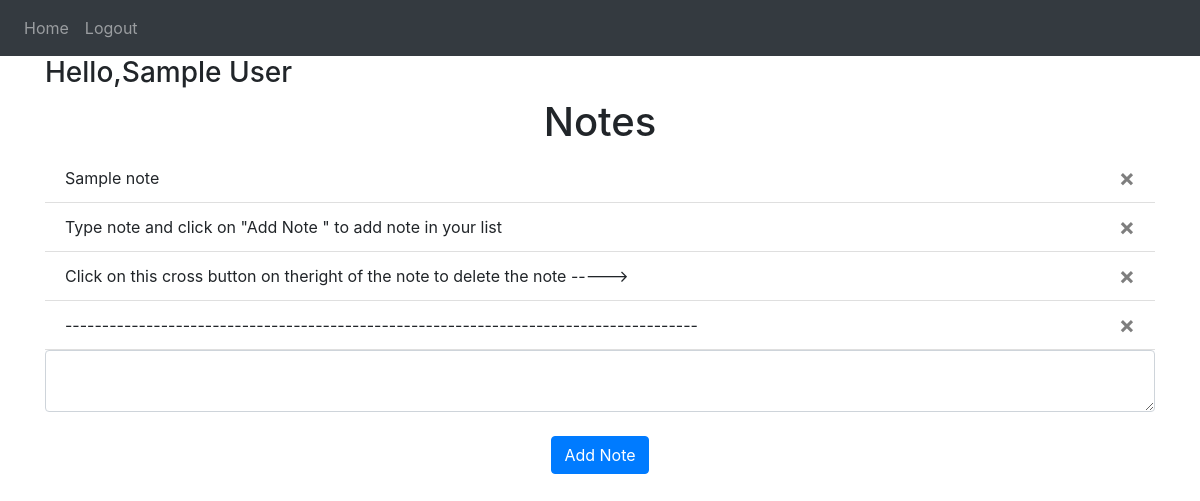
The app's page / (signed in) with its own data.
### website/models.py (models this page shows, shortened)
class User(db.Model,UserMixin):
    id= db.Column(db.Integer, primary_key =True)
    email = db.Column(db.String(150), unique=True)  #150 stands for max limit of that string
    password = db.Column(db.String(150))
    first_name = db.Column(db.String(150))
    notes = db.relationship('Note') # In relationship class name is typed as it is.

class Note(db.Model):
    id = db.Column(db.Integer, primary_key=True)
    data = db.Column(db.String(10000))
    date = db.Column(db.DateTime(timezone=True), default=func.now())
    user_id = db.Column(db.Integer, db.ForeignKey('user.id')) # In foreign key class name is written in small.

### website/views.py (the view, shortened to what this page needs)
@views.route('/',methods=['GET',"POST" ])
@login_required
def home():
    return render_template('home.html',user = current_user,name = current_user.first_name)

### website/__init__.py (called while the page is built)
def create_app():
    app = Flask(__name__)
    app.config['SECRET_KEY'] = 'This secret key can be anything you want'
    app.config['SQLALCHEMY_DATABASE_URI'] = f'sqlite:///{DB_NAME}'
    db.init_app(app)
    from .views import views
    from .auth import auth
    app.register_blueprint(views,url_prefix='/')
    app.register_blueprint(auth,url_prefix='/')
    from .models import User,Note
    create_database(app)
    login_manager = LoginManager()
    login_manager.login_view = 'auth.login'
    login_manager.init_app(app)
    @login_manager.user_loader
    def load_user(id):
        return User.query.get(int(id))
    return app

### website/templates/home.html (shortened to what this page needs)
{% extends "base.html" %}
  {% block content %}
    <h3>Hello,{{name}}</h3>
    <h1 align="center">Notes</h1>
    <ul class="list-group list-group-flush" id="notes">
      {% for note in user.notes %}
      <li class="list-group-item">
        {{ note.data }}
        <button type="button" class="close" onClick="deleteNote({{ note.id }})">
          <span aria-hidden="true">&times; </span>
        </button>
      </li>
      {% endfor %}
    </ul>
    <form method="POST">
      <textarea name="note" id="note" class="form-control"></textarea>
      <br />
      <div align="center">
        <button type="submit" class="btn btn-primary">Add Note</button>
      </div>
    </form>
    {% endblock %}

### records on screen
User: first_name "Sample User"
Note: data "Sample note"
Note: data "Type note and click on \"Add Note \" to add note in your list"
Note: data "Click on this cross button on theright of the note to delete the note ----->"
Note: data "--------------------------------------------------------------------------------------"
